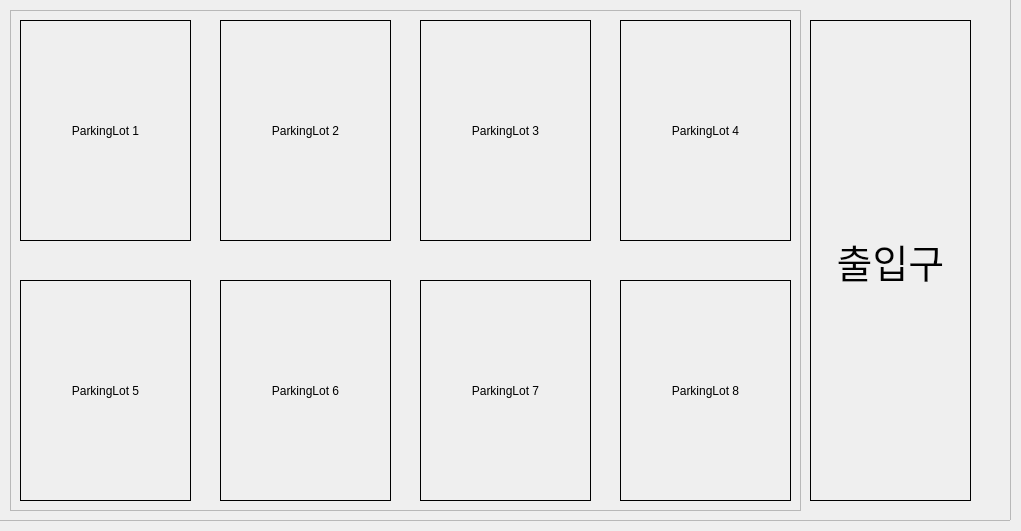
<?xml version="1.0" encoding="UTF-8"?>
<ui version="4.0">
 <class>MainWindow</class>
 <widget class="QMainWindow" name="MainWindow">
  <property name="geometry">
   <rect>
    <x>0</x>
    <y>0</y>
    <width>1021</width>
    <height>531</height>
   </rect>
  </property>
  <property name="windowTitle">
   <string>MainWindow</string>
  </property>
  <widget class="QWidget" name="centralwidget">
   <widget class="QFrame" name="mFrame">
    <property name="geometry">
     <rect>
      <x>-10</x>
      <y>-10</y>
      <width>1021</width>
      <height>531</height>
     </rect>
    </property>
    <property name="frameShape">
     <enum>QFrame::StyledPanel</enum>
    </property>
    <property name="frameShadow">
     <enum>QFrame::Raised</enum>
    </property>
    <widget class="QFrame" name="frame">
     <property name="geometry">
      <rect>
       <x>20</x>
       <y>20</y>
       <width>791</width>
       <height>501</height>
      </rect>
     </property>
     <property name="frameShape">
      <enum>QFrame::StyledPanel</enum>
     </property>
     <property name="frameShadow">
      <enum>QFrame::Raised</enum>
     </property>
     <widget class="QLabel" name="label04">
      <property name="geometry">
       <rect>
        <x>610</x>
        <y>10</y>
        <width>171</width>
        <height>221</height>
       </rect>
      </property>
      <property name="frameShape">
       <enum>QFrame::Box</enum>
      </property>
      <property name="text">
       <string>ParkingLot 4</string>
      </property>
      <property name="alignment">
       <set>Qt::AlignCenter</set>
      </property>
     </widget>
     <widget class="QLabel" name="label08">
      <property name="geometry">
       <rect>
        <x>610</x>
        <y>270</y>
        <width>171</width>
        <height>221</height>
       </rect>
      </property>
      <property name="frameShape">
       <enum>QFrame::Box</enum>
      </property>
      <property name="text">
       <string>ParkingLot 8</string>
      </property>
      <property name="alignment">
       <set>Qt::AlignCenter</set>
      </property>
     </widget>
     <widget class="QLabel" name="label01">
      <property name="geometry">
       <rect>
        <x>10</x>
        <y>10</y>
        <width>171</width>
        <height>221</height>
       </rect>
      </property>
      <property name="frameShape">
       <enum>QFrame::Box</enum>
      </property>
      <property name="text">
       <string>ParkingLot 1</string>
      </property>
      <property name="alignment">
       <set>Qt::AlignCenter</set>
      </property>
     </widget>
     <widget class="QLabel" name="label07">
      <property name="geometry">
       <rect>
        <x>410</x>
        <y>270</y>
        <width>171</width>
        <height>221</height>
       </rect>
      </property>
      <property name="frameShape">
       <enum>QFrame::Box</enum>
      </property>
      <property name="text">
       <string>ParkingLot 7</string>
      </property>
      <property name="alignment">
       <set>Qt::AlignCenter</set>
      </property>
     </widget>
     <widget class="QLabel" name="label03">
      <property name="geometry">
       <rect>
        <x>410</x>
        <y>10</y>
        <width>171</width>
        <height>221</height>
       </rect>
      </property>
      <property name="frameShape">
       <enum>QFrame::Box</enum>
      </property>
      <property name="text">
       <string>ParkingLot 3</string>
      </property>
      <property name="alignment">
       <set>Qt::AlignCenter</set>
      </property>
     </widget>
     <widget class="QLabel" name="label06">
      <property name="geometry">
       <rect>
        <x>210</x>
        <y>270</y>
        <width>171</width>
        <height>221</height>
       </rect>
      </property>
      <property name="frameShape">
       <enum>QFrame::Box</enum>
      </property>
      <property name="text">
       <string>ParkingLot 6</string>
      </property>
      <property name="alignment">
       <set>Qt::AlignCenter</set>
      </property>
     </widget>
     <widget class="QLabel" name="label05">
      <property name="geometry">
       <rect>
        <x>10</x>
        <y>270</y>
        <width>171</width>
        <height>221</height>
       </rect>
      </property>
      <property name="frameShape">
       <enum>QFrame::Box</enum>
      </property>
      <property name="text">
       <string>ParkingLot 5</string>
      </property>
      <property name="alignment">
       <set>Qt::AlignCenter</set>
      </property>
     </widget>
     <widget class="QLabel" name="label02">
      <property name="geometry">
       <rect>
        <x>210</x>
        <y>10</y>
        <width>171</width>
        <height>221</height>
       </rect>
      </property>
      <property name="frameShape">
       <enum>QFrame::Box</enum>
      </property>
      <property name="text">
       <string>ParkingLot 2</string>
      </property>
      <property name="alignment">
       <set>Qt::AlignCenter</set>
      </property>
     </widget>
    </widget>
    <widget class="QLabel" name="exitLabel">
     <property name="geometry">
      <rect>
       <x>820</x>
       <y>30</y>
       <width>161</width>
       <height>481</height>
      </rect>
     </property>
     <property name="font">
      <font>
       <pointsize>29</pointsize>
      </font>
     </property>
     <property name="frameShape">
      <enum>QFrame::Box</enum>
     </property>
     <property name="text">
      <string>출입구</string>
     </property>
     <property name="textFormat">
      <enum>Qt::PlainText</enum>
     </property>
     <property name="alignment">
      <set>Qt::AlignCenter</set>
     </property>
    </widget>
   </widget>
  </widget>
 </widget>
 <resources/>
 <connections/>
</ui>
